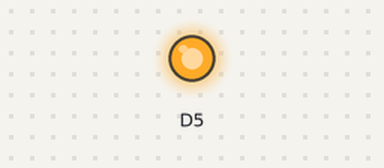
The sketch below on a simulated ESP8266 (NodeMCU). Parts: output pins drawn as LEDs (lit = HIGH).

Above: at 1.0 s.
At 3.0 s:
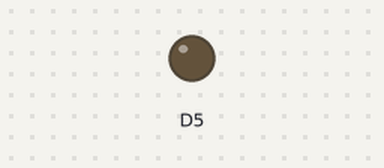
Timing chart, 0 to 5.2 s (numbered marks = the images above):
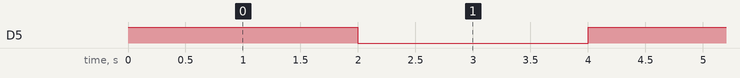

Measured:
- by itself, D5: alternates HIGH for 2.0 s and LOW for 2.0 s

The sketch:

light_bulb.ino
```cpp
void setup() {
  // put your setup code here, to run once:
  pinMode(D5, OUTPUT);
}

void loop() {
  // put your main code here, to run repeatedly:
  digitalWrite(D5, HIGH);
  delay(2000);
  digitalWrite(D5, LOW);
  delay(2000);
}
```
